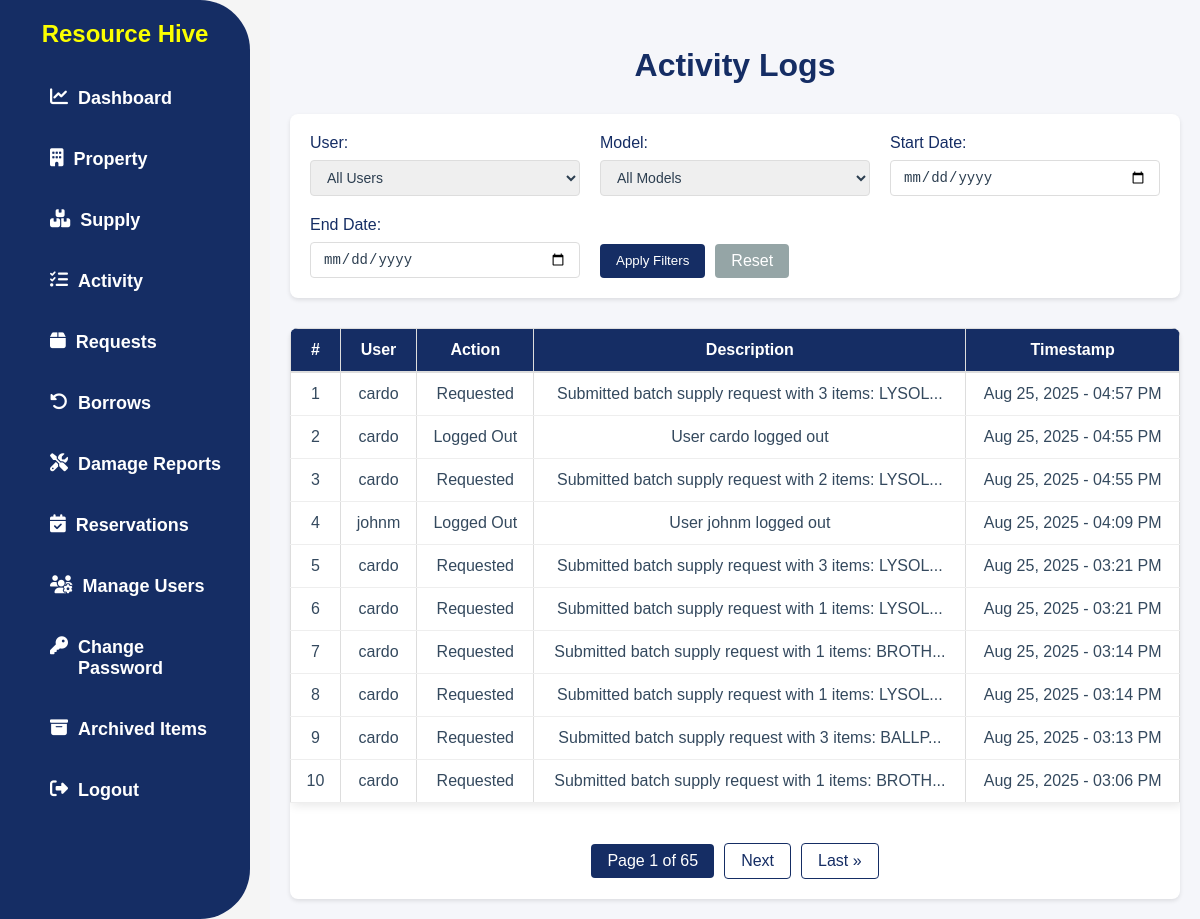
Screenshot of /activity/ (signed in) with the database file from the repository.
### app/models.py (models this page shows, shortened)
class ActivityLog(models.Model):
    ACTION_CHOICES = [
        ('create', 'Created'),
        ('update', 'Updated'),
        ('delete', 'Deleted'),
        ('login', 'Logged In'),
        ('logout', 'Logged Out'),
        ('view', 'Viewed'),
        ('request', 'Requested'),
        ('approve', 'Approved'),
        ('reject', 'Rejected'),
        ('borrow', 'Borrowed'),
        ('return', 'Returned'),
        ('report', 'Reported'),
    ]
    user = models.ForeignKey(User, on_delete=models.SET_NULL, null=True, blank=True)
    action = models.CharField(max_length=10, choices=ACTION_CHOICES)
    model_name = models.CharField(max_length=100)
    object_repr = models.CharField(max_length=255)
    description = models.TextField(blank=True, null=True)
    timestamp = models.DateTimeField(auto_now_add=True)
    class Meta:
        ordering = ['-timestamp']

### app/views.py (the view)
# urls.py: path('activity/', ActivityPageView.as_view(), name='activity'),
class ActivityPageView(PermissionRequiredMixin, ListView):
    model = ActivityLog
    template_name = 'app/activity.html'
    permission_required = 'app.view_admin_module'
    permission_denied_message = "You do not have permission to view the activity log."
    context_object_name = 'activitylog_list'
    paginate_by = 10
    def get_queryset(self):
        queryset = ActivityLog.objects.all().order_by('-timestamp')
        user_filter = self.request.GET.get('user')
        model_filter = self.request.GET.get('model')
        start_date = self.request.GET.get('start_date')
        end_date = self.request.GET.get('end_date')
        if user_filter:
            queryset = queryset.filter(user_id=user_filter)
        if model_filter:
            queryset = queryset.filter(model_name=model_filter)
        if start_date:
            queryset = queryset.filter(timestamp__date__gte=start_date)
        if end_date:
            queryset = queryset.filter(timestamp__date__lte=end_date)
        category = self.request.GET.get('category')
        if category:
            queryset = queryset.filter(model_name=category)
        return queryset
    def get_context_data(self, **kwargs):
        context = super().get_context_data(**kwargs)
        context['users'] = User.objects.all()
        models = ActivityLog.objects.values_list('model_name', flat=True).distinct()
        context['models'] = sorted(set(models))  # Convert to set to ensure uniqueness and sort
        context['current_category'] = self.request.GET.get('category', '')
        return context

### app/templates/app/activity.html (shortened to what this page needs)
{% load static %}
<!DOCTYPE html>
<html lang="en">
<head>
    <link rel="stylesheet" href="{% static 'css/style.css' %}">
    <link rel="stylesheet" href="https://cdnjs.cloudflare.com/ajax/libs/font-awesome/6.4.2/css/all.min.css">
</head>
<body>
    {% block content %}
    {% include 'app/navbar.html' %}
    <div class="actlog-page">
        <h2 class="actlog-title">Activity Logs</h2>
        <div class="actlog-filter-section">
            <form method="get" class="actlog-filter-form">
                <div class="actlog-filter-group">
                    <label for="user">User:</label>
                    <select name="user" id="user">
                        <option value="">All Users</option>
                    </select>
                </div>
                <div class="actlog-filter-group">
                    <label for="model">Model:</label>
                    <select name="model" id="model">
                        <option value="">All Models</option>
                    </select>
                </div>
                <div class="actlog-filter-group">
                    <label for="start_date">Start Date:</label>
                    <input type="date" name="start_date" id="start_date" value="{{ request.GET.start_date }}">
                </div>
                <div class="actlog-filter-group">
                    <label for="end_date">End Date:</label>
                    <input type="date" name="end_date" id="end_date" value="{{ request.GET.end_date }}">
                </div>
                <div class="actlog-filter-buttons">
                    <button type="submit" class="actlog-filter-submit">Apply Filters</button>
                    <a href="{% url 'activity' %}" class="actlog-filter-reset">Reset</a>
                </div>
            </form>
        </div>
        <div class="actlog-table-container">
            <table class="actlog-table">
                <thead>
                    <tr>
                        <th>#</th>
                        <th>User</th>
                        <th>Action</th>
                        <th>Description</th>
                        <th>Timestamp</th>
                    </tr>
                </thead>
                <tbody>
                    {% for log in activitylog_list %}
                    <tr>
                        <td>{{ page_obj.start_index|add:forloop.counter0 }}</td>
                        <td>{{ log.user.username }}</td>
                        <td>{{ log.get_action_display }}</td>
                        <td title="{{ log.description }}">
                            {% if log.description|length > 50 %}
                                {{ log.description|slice:':50' }}...
                            {% else %}
                                {{ log.description }}
                            {% endif %}
                        </td>
                        <td>{{ log.timestamp|date:"M d, Y - h:i A" }}</td>
                    </tr>
                    {% empty %}
                    <tr>
                        <td colspan="5" class="actlog-empty">No activity logs available.</td>
                    </tr>
                    {% endfor %}
                </tbody>
            </table>
            {% if is_paginated %}
            <div class="actlog-pagination">
                <span class="current">
                    Page {{ page_obj.number }} of {{ page_obj.paginator.num_pages }}
                </span>
                {% if page_obj.has_next %}
                    <a href="?page={{ page_obj.next_page_number }}">Next</a>
                    <a href="?page={{ page_obj.paginator.num_pages }}">Last &raquo;</a>
                {% endif %}
            </div>
            {% endif %}
        </div>
    </div>
    {% endblock content %}
</body>
</html>

### static/css/style.css (style rules this page uses)
body { font-family: Arial, sans-serif; margin: 0; padding: 0; background-color: whitesmoke; }
.actlog-page { padding: 20px; margin-left: 270px; background-color: #f5f6fa; min-height: 100vh; }
.actlog-title { color: #152d64; margin-bottom: 30px; font-size: 32px; font-weight: 600; text-align: center; }
.actlog-filter-section { background: white; padding: 20px; border-radius: 8px; box-shadow: 0 2px 4px rgba(0, 0, 0, 0.1); margin-bottom: 30px; }
.actlog-filter-form { display: grid; grid-template-columns: repeat(auto-fit, minmax(200px, 1fr)); gap: 20px; align-items: end; }
.actlog-filter-group { display: flex; flex-direction: column; }
.actlog-filter-group label { font-weight: 500; margin-bottom: 8px; color: #152d64; }
.actlog-filter-group select, .actlog-filter-group input[type="date"] { padding: 8px 12px; border: 1px solid #ddd; border-radius: 4px; font-size: 14px; color: #2c3e50; }
.actlog-filter-buttons { display: flex; gap: 10px; }
.actlog-filter-submit { background-color: #152d64; color: white; border: none; padding: 8px 16px; border-radius: 4px; cursor: pointer; font-weight: 500; transition: background-color 0.2s; }
.actlog-filter-reset { background-color: #95a5a6; color: white; border: none; padding: 8px 16px; border-radius: 4px; cursor: pointer; font-weight: 500; transition: background-color 0.2s; text-decoration: none; }
.actlog-table-container { background: white; border-radius: 8px; box-shadow: 0 2px 4px rgba(0, 0, 0, 0.1); overflow: hidden; }
.actlog-table { width: 100%; border-collapse: collapse; }
.actlog-table th { background-color: #152d64; padding: 12px 15px; text-align: center; font-weight: 600; color: white; border-bottom: 2px solid #ddd; }
.actlog-table td { padding: 12px 15px; border-bottom: 1px solid #eee; color: #34495e; }
.actlog-pagination { display: flex; justify-content: center; align-items: center; gap: 10px; padding: 20px; margin-top: 20px; }
.actlog-pagination a { color: #152d64; text-decoration: none; padding: 8px 16px; border: 1px solid #152d64; border-radius: 4px; transition: all 0.3s ease; font-weight: 500; }
.actlog-pagination .current { background-color: #152d64; color: white; padding: 8px 16px; border-radius: 4px; font-weight: 500; }
table { width: 100%; border-collapse: collapse; background: white; box-shadow: 2px 2px 10px rgba(0, 0, 0, 0.1); }
th, td { padding: 8px 12px; text-align: center; border: 1px solid #ddd; }
th { background-color: #152d64; color: white; font-weight: bold; }
td { color: #333; }
span { font-weight: bolder; }

### rows the page displays
ActivityLog: start_index|add "1", user.username "cardo", action "Requested", description "Submitted batch supply request with 3 items: LYSOL", timestamp "Aug 25, 2025 - 04:57 PM"
ActivityLog: start_index|add "2", user.username "cardo", action "Logged Out", description "User cardo logged out", timestamp "Aug 25, 2025 - 04:55 PM"
ActivityLog: start_index|add "3", user.username "cardo", action "Requested", description "Submitted batch supply request with 2 items: LYSOL", timestamp "Aug 25, 2025 - 04:55 PM"
ActivityLog: start_index|add "4", user.username "johnm", action "Logged Out", description "User johnm logged out", timestamp "Aug 25, 2025 - 04:09 PM"
ActivityLog: start_index|add "5", user.username "cardo", action "Requested", description "Submitted batch supply request with 3 items: LYSOL", timestamp "Aug 25, 2025 - 03:21 PM"
ActivityLog: start_index|add "6", user.username "cardo", action "Requested", description "Submitted batch supply request with 1 items: LYSOL", timestamp "Aug 25, 2025 - 03:21 PM"
ActivityLog: start_index|add "7", user.username "cardo", action "Requested", description "Submitted batch supply request with 1 items: BROTH", timestamp "Aug 25, 2025 - 03:14 PM"
ActivityLog: start_index|add "8", user.username "cardo", action "Requested", description "Submitted batch supply request with 1 items: LYSOL", timestamp "Aug 25, 2025 - 03:14 PM"
ActivityLog: start_index|add "9", user.username "cardo", action "Requested", description "Submitted batch supply request with 3 items: BALLP", timestamp "Aug 25, 2025 - 03:13 PM"
ActivityLog: start_index|add "10", user.username "cardo", action "Requested", description "Submitted batch supply request with 1 items: BROTH", timestamp "Aug 25, 2025 - 03:06 PM"

### other values shown
{{ page_obj.number }} "1"
{{ page_obj.paginator.num_pages }} "65"
